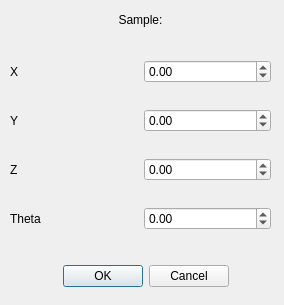
<?xml version="1.0" encoding="UTF-8"?>
<ui version="4.0">
 <class>Dialog</class>
 <widget class="QDialog" name="Dialog">
  <property name="geometry">
   <rect>
    <x>0</x>
    <y>0</y>
    <width>284</width>
    <height>305</height>
   </rect>
  </property>
  <property name="windowTitle">
   <string>Dialog</string>
  </property>
  <widget class="QDialogButtonBox" name="buttonBox">
   <property name="geometry">
    <rect>
     <x>20</x>
     <y>260</y>
     <width>251</width>
     <height>32</height>
    </rect>
   </property>
   <property name="orientation">
    <enum>Qt::Horizontal</enum>
   </property>
   <property name="standardButtons">
    <set>QDialogButtonBox::Cancel|QDialogButtonBox::Ok</set>
   </property>
   <property name="centerButtons">
    <bool>true</bool>
   </property>
  </widget>
  <widget class="QWidget" name="gridLayoutWidget">
   <property name="geometry">
    <rect>
     <x>10</x>
     <y>40</y>
     <width>261</width>
     <height>211</height>
    </rect>
   </property>
   <layout class="QGridLayout" name="gridLayout">
    <item row="0" column="0">
     <widget class="QLabel" name="label_6">
      <property name="midLineWidth">
       <number>0</number>
      </property>
      <property name="text">
       <string>X</string>
      </property>
     </widget>
    </item>
    <item row="2" column="0">
     <widget class="QLabel" name="label_9">
      <property name="midLineWidth">
       <number>0</number>
      </property>
      <property name="text">
       <string>Z</string>
      </property>
     </widget>
    </item>
    <item row="1" column="0">
     <widget class="QLabel" name="label_7">
      <property name="midLineWidth">
       <number>0</number>
      </property>
      <property name="text">
       <string>Y</string>
      </property>
     </widget>
    </item>
    <item row="3" column="1">
     <widget class="QDoubleSpinBox" name="doubleSpinBox_theta">
      <property name="minimum">
       <double>-100000000000.000000000000000</double>
      </property>
      <property name="maximum">
       <double>100000000000.000000000000000</double>
      </property>
     </widget>
    </item>
    <item row="2" column="1">
     <widget class="QDoubleSpinBox" name="doubleSpinBox_z">
      <property name="minimum">
       <double>-1000000000000.000000000000000</double>
      </property>
      <property name="maximum">
       <double>100000000.000000000000000</double>
      </property>
     </widget>
    </item>
    <item row="1" column="1">
     <widget class="QDoubleSpinBox" name="doubleSpinBox_y">
      <property name="minimum">
       <double>-1000000000000.000000000000000</double>
      </property>
      <property name="maximum">
       <double>100000000.000000000000000</double>
      </property>
     </widget>
    </item>
    <item row="0" column="1">
     <widget class="QDoubleSpinBox" name="doubleSpinBox_x">
      <property name="minimum">
       <double>-1000000000000.000000000000000</double>
      </property>
      <property name="maximum">
       <double>10000000000.000000000000000</double>
      </property>
     </widget>
    </item>
    <item row="3" column="0">
     <widget class="QLabel" name="label_8">
      <property name="midLineWidth">
       <number>0</number>
      </property>
      <property name="text">
       <string>Theta</string>
      </property>
     </widget>
    </item>
   </layout>
  </widget>
  <widget class="QLabel" name="label_sample_name">
   <property name="geometry">
    <rect>
     <x>20</x>
     <y>10</y>
     <width>241</width>
     <height>20</height>
    </rect>
   </property>
   <property name="text">
    <string>Sample:</string>
   </property>
   <property name="alignment">
    <set>Qt::AlignCenter</set>
   </property>
  </widget>
 </widget>
 <resources/>
 <connections>
  <connection>
   <sender>buttonBox</sender>
   <signal>accepted()</signal>
   <receiver>Dialog</receiver>
   <slot>accept()</slot>
   <hints>
    <hint type="sourcelabel">
     <x>248</x>
     <y>254</y>
    </hint>
    <hint type="destinationlabel">
     <x>157</x>
     <y>274</y>
    </hint>
   </hints>
  </connection>
  <connection>
   <sender>buttonBox</sender>
   <signal>rejected()</signal>
   <receiver>Dialog</receiver>
   <slot>reject()</slot>
   <hints>
    <hint type="sourcelabel">
     <x>316</x>
     <y>260</y>
    </hint>
    <hint type="destinationlabel">
     <x>286</x>
     <y>274</y>
    </hint>
   </hints>
  </connection>
 </connections>
</ui>
